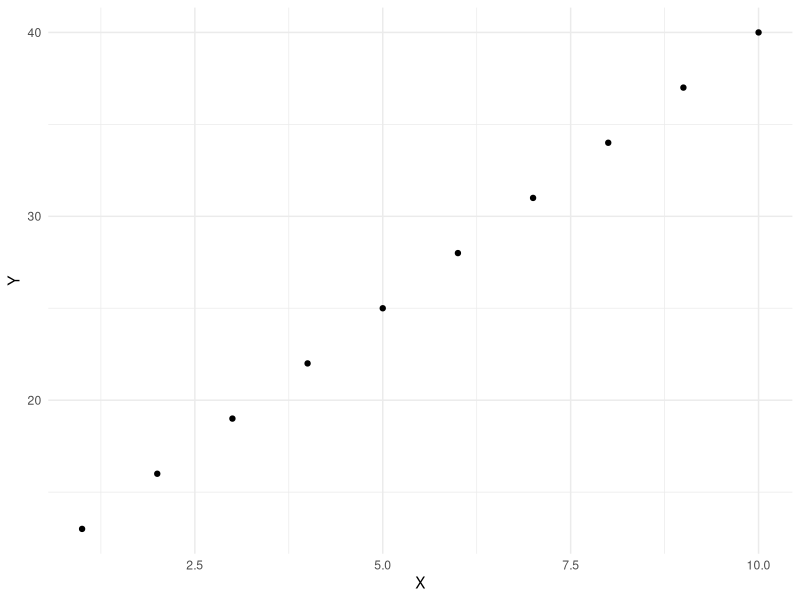

This figure's R source:
## ---- chunk 1
knitr::opts_chunk$set(echo = TRUE, warning = FALSE, message = FALSE)

library(tidyverse)
library(pracma)
## ---- chunk 2
seq(0, 10, by = 0.5)
## ---- chunk 3
test_fun <- function(X, a, b) {
  return(Y = a*X + b)
}
## ---- chunk 4
test_fun(X = 5, b = 10, a = 3)
## ---- chunk 5
test_df <- data.frame(a = c(3),
                 b = c(10),
                 X = c(1:10))

test_df$Y = test_fun(a = test_df$a, b = test_df$b, X = test_df$X)
## ---- chunk 6
test_df
## ---- chunk 7
test_gg <- ggplot(data = test_df, aes(x = X, y = Y)) +
  geom_point() +
  theme_minimal()

test_gg
## ---- chunk 8
F1 <- function(X, a1, b1) {
  return(Y = a1*X + b1)
}

F2 <- function(X, a2, b2) {
  return(Y = a2*X + b2)
}
## ---- chunk 9
F3 <- function(X, a1, b1, a2, b2) {
  return(Z = (a1*X + b1) - (a2*X + b2))
}
## ---- chunk 10
fzero(fun = F3, x = 7, a1 = -2, b1 = 100, a2 = 3, b2 = 0)
## ---- chunk 11
### Write functions

car_supply <- function(Q) {
  return(P = 120 + 0.3 * Q^1.3)
}

### D: P = 1000
## ---- chunk 12
### D - S

equil <- function(Q, b1, b2, a2, c) {
  return(Z = (b1) - (b2 + a2*Q^c))
}
## ---- chunk 13
# fzero(fun = equil, x = 0, b1 = 1000, b2 = 120, a2 = 0.3, c = 1.3)
